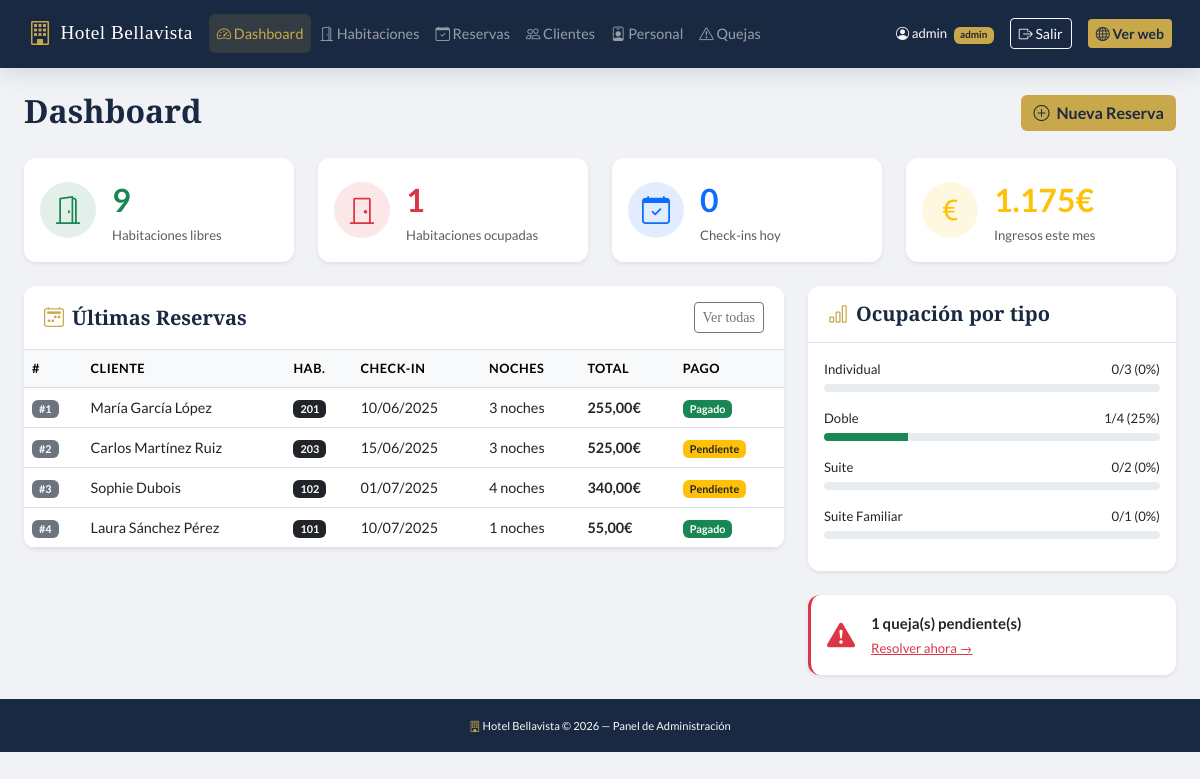
Screenshot of /admin/dashboard.php (signed in) with the database file from the repository.
### tables this page shows
CREATE TABLE `booking` (
  `booking_id`     INT(10) NOT NULL AUTO_INCREMENT,
  `customer_id`    INT(10) NOT NULL,
  `room_id`        INT(10) NOT NULL,
  `booking_date`   TIMESTAMP NOT NULL DEFAULT CURRENT_TIMESTAMP,
  `check_in`       DATE NOT NULL,
  `check_out`      DATE NOT NULL,
  `num_nights`     INT(5) NOT NULL DEFAULT 1,
  `total_price`    DECIMAL(10,2) NOT NULL DEFAULT 0.00,
  `remaining_price` DECIMAL(10,2) NOT NULL DEFAULT 0.00,
  `payment_status` TINYINT(1) NOT NULL DEFAULT 0 COMMENT '0=pendiente, 1=pagado',
  `notes`          TEXT DEFAULT NULL,
  PRIMARY KEY (`booking_id`),
  FOREIGN KEY (`customer_id`) REFERENCES `customer`(`customer_id`),
  FOREIGN KEY (`room_id`) REFERENCES `room`(`room_id`)
);

CREATE TABLE `customer` (
  `customer_id`    INT(10) NOT NULL AUTO_INCREMENT,
  `customer_name`  VARCHAR(100) NOT NULL,
  `email`          VARCHAR(100) NOT NULL,
  `contact_no`     VARCHAR(20) NOT NULL,
  `id_card_type_id` INT(10) NOT NULL,
  `id_card_no`     VARCHAR(30) NOT NULL,
  `address`        VARCHAR(200) NOT NULL,
  `nationality`    VARCHAR(100) DEFAULT 'Española',
  `birth_date`     DATE DEFAULT NULL,
  `created_at`     TIMESTAMP NOT NULL DEFAULT CURRENT_TIMESTAMP,
  PRIMARY KEY (`customer_id`),
  FOREIGN KEY (`id_card_type_id`) REFERENCES `id_card_type`(`id_card_type_id`)
);

CREATE TABLE `room` (
  `room_id`         INT(10) NOT NULL AUTO_INCREMENT,
  `room_type_id`    INT(10) NOT NULL,
  `room_no`         VARCHAR(10) NOT NULL,
  `floor`           INT(5) NOT NULL DEFAULT 1,
  `status`          TINYINT(1) NOT NULL DEFAULT 1 COMMENT '1=disponible, 0=mantenimiento',
  `check_in_status` TINYINT(1) NOT NULL DEFAULT 0 COMMENT '1=ocupada, 0=libre',
  `description`     TEXT DEFAULT NULL,
  PRIMARY KEY (`room_id`),
  UNIQUE KEY `room_no` (`room_no`),
  FOREIGN KEY (`room_type_id`) REFERENCES `room_type`(`room_type_id`)
);

### admin/dashboard.php (the view, shortened to what this page needs)
<?php
$db = getDB();
$stmt = $db->query("SELECT COUNT(*) as total FROM room WHERE status = 1 AND check_in_status = 0");
$habitacionesLibres = $stmt->fetch()['total'];
$stmt = $db->query("SELECT COUNT(*) as total FROM room WHERE check_in_status = 1");
$habitacionesOcupadas = $stmt->fetch()['total'];
$stmt = $db->prepare("SELECT COUNT(*) as total FROM booking WHERE check_in = CURDATE()");
$stmt->execute();
$checkinHoy = $stmt->fetch()['total'];
$stmt = $db->prepare("SELECT COALESCE(SUM(total_price), 0) as total FROM booking WHERE MONTH(booking_date) = MONTH(CURDATE()) AND YEAR(booking_date) = YEAR(CURDATE())");
$stmt->execute();
$ingresosMes = $stmt->fetch()['total'];
$stmt = $db->query("SELECT COUNT(*) as total FROM complaint WHERE resolve_status = 0");
$quejasPendientes = $stmt->fetch()['total'];
$stmt = $db->query("
    SELECT b.booking_id, c.customer_name, r.room_no, b.check_in, b.check_out,
           b.total_price, b.payment_status, b.num_nights
    FROM booking b
    JOIN customer c ON b.customer_id = c.customer_id
    JOIN room r ON b.room_id = r.room_id
    ORDER BY b.booking_date DESC
    LIMIT 5
");
$ultimasReservas = $stmt->fetchAll();
$stmt = $db->query("
    SELECT rt.room_type_name,
           COUNT(r.room_id) as total,
           SUM(r.check_in_status) as ocupadas
    FROM room r
    JOIN room_type rt ON r.room_type_id = rt.room_type_id
    GROUP BY rt.room_type_id, rt.room_type_name
");
$ocupacionTipos = $stmt->fetchAll();
require_once '../includes/header.php';
?>
<div class="d-flex justify-content-between align-items-center mb-4">
    <div>
        <h2 class="font-playfair mb-1">Dashboard</h2>
    </div>
    <div>
        <a href="/hotel/admin/bookings/create.php" class="btn btn-gold">
            <i class="bi bi-plus-circle me-1"></i> Nueva Reserva
        </a>
    </div>
</div>
<div class="row g-4 mb-4">
    <div class="col-12 col-sm-6 col-xl-3">
        <div class="card stat-card border-0 shadow-sm h-100" id="cardLibres">
            <div class="card-body d-flex align-items-center gap-3">
                <div class="stat-icon bg-success-soft rounded-circle">
                    <i class="bi bi-door-open text-success fs-3"></i>
                </div>
                <div>
                    <div class="stat-number text-success fw-bold fs-2"><?= $habitacionesLibres ?></div>
                    <div class="stat-label text-muted small">Habitaciones libres</div>
                </div>
            </div>
        </div>
    </div>
    <div class="col-12 col-sm-6 col-xl-3">
        <div class="card stat-card border-0 shadow-sm h-100">
            <div class="card-body d-flex align-items-center gap-3">
                <div class="stat-icon bg-danger-soft rounded-circle">
                    <i class="bi bi-door-closed text-danger fs-3"></i>
                </div>
                <div>
                    <div class="stat-number text-danger fw-bold fs-2"><?= $habitacionesOcupadas ?></div>
                    <div class="stat-label text-muted small">Habitaciones ocupadas</div>
                </div>
            </div>
        </div>
    </div>
    <div class="col-12 col-sm-6 col-xl-3">
        <div class="card stat-card border-0 shadow-sm h-100">
            <div class="card-body d-flex align-items-center gap-3">
                <div class="stat-icon bg-primary-soft rounded-circle">
                    <i class="bi bi-calendar-check text-primary fs-3"></i>
                </div>
                <div>
                    <div class="stat-number text-primary fw-bold fs-2"><?= $checkinHoy ?></div>
                    <div class="stat-label text-muted small">Check-ins hoy</div>
                </div>
            </div>
        </div>
    </div>
    <div class="col-12 col-sm-6 col-xl-3">
        <div class="card stat-card border-0 shadow-sm h-100">
            <div class="card-body d-flex align-items-center gap-3">
                <div class="stat-icon bg-warning-soft rounded-circle">
                    <i class="bi bi-currency-euro text-warning fs-3"></i>
                </div>
                <div>
                    <div class="stat-number text-warning fw-bold fs-2"><?= number_format($ingresosMes, 0, ',', '.') ?>€</div>
                    <div class="stat-label text-muted small">Ingresos este mes</div>
                </div>
            </div>
        </div>
    </div>
</div>
<div class="row g-4">
    <div class="col-12 col-lg-8">
        <div class="card border-0 shadow-sm">
            <div class="card-header bg-white border-bottom d-flex justify-content-between align-items-center">
                <h5 class="mb-0"><i class="bi bi-calendar2-week text-gold me-2"></i>Últimas Reservas</h5>
                <a href="/hotel/admin/bookings/index.php" class="btn btn-sm btn-outline-secondary">Ver todas</a>
            </div>
            <div class="card-body p-0">
                <div class="table-responsive">
                    <table class="table table-hover mb-0">
                        <thead class="table-light">
                            <tr>
                                <th>#</th>
                                <th>Cliente</th>
                                <th>Hab.</th>
                                <th>Check-in</th>
                                <th>Noches</th>
                                <th>Total</th>
                                <th>Pago</th>
                            </tr>
                        </thead>
                        <tbody>
                            <?php foreach ($ultimasReservas as $r): ?>
                            <tr>
                                <td><span class="badge bg-secondary">#<?= $r['booking_id'] ?></span></td>
                                <td><?= htmlspecialchars($r['customer_name']) ?></td>
                                <td><span class="badge bg-dark"><?= htmlspecialchars($r['room_no']) ?></span></td>
                                <td><?= date('d/m/Y', strtotime($r['check_in'])) ?></td>
                                <td><?= $r['num_nights'] ?> noches</td>
                                <td class="fw-bold"><?= number_format($r['total_price'], 2, ',', '.') ?>€</td>
                                <td>
                                    <?php if ($r['payment_status']): ?>
                                        <span class="badge bg-success">Pagado</span>
                                    <?php else: ?>
                                        <span class="badge bg-warning text-dark">Pendiente</span>
                                    <?php endif; ?>
                                </td>
                            </tr>
                            <?php endforeach; ?>
                        </tbody>
                    </table>
                </div>
            </div>
        </div>
    </div>
    <div class="col-12 col-lg-4">
        <div class="card border-0 shadow-sm mb-4">
            <div class="card-header bg-white border-bottom">
                <h5 class="mb-0"><i class="bi bi-bar-chart text-gold me-2"></i>Ocupación por tipo</h5>
            </div>
            <div class="card-body">
                <?php foreach ($ocupacionTipos as $tipo): ?>
                <?php
                    $pct = $tipo['total'] > 0 ? round(($tipo['ocupadas'] / $tipo['total']) * 100) : 0;
                    $color = $pct >= 80 ? 'danger' : ($pct >= 50 ? 'warning' : 'success');
                ?>
                <div class="mb-3">
                    <div class="d-flex justify-content-between small mb-1">
                        <span><?= htmlspecialchars($tipo['room_type_name']) ?></span>
                        <span><?= $tipo['ocupadas'] ?>/<?= $tipo['total'] ?> (<?= $pct ?>%)</span>
                    </div>
                    <div class="progress" style="height: 8px;">
                        <div class="progress-bar bg-<?= $color ?>" style="width: <?= $pct ?>%"></div>
                    </div>
                </div>
                <?php endforeach; ?>
            </div>
        </div>
        <?php if ($quejasPendientes > 0): ?>
        <div class="card border-0 shadow-sm border-start border-danger border-3">
            <div class="card-body">
                <div class="d-flex align-items-center gap-3">
                    <i class="bi bi-exclamation-triangle-fill text-danger fs-3"></i>
                    <div>
                        <div class="fw-bold"><?= $quejasPendientes ?> queja(s) pendiente(s)</div>
                        <a href="/hotel/admin/complaints/index.php" class="small text-danger">Resolver ahora →</a>
                    </div>
                </div>
            </div>
        </div>
        <?php endif; ?>
    </div>
</div>
<?php require_once '../includes/footer.php'; ?>

### rows the page displays
booking: booking_id "1", customer.customer_name "María García López", room.room_no "201", check_in "10/06/2025", num_nights "3", total_price "255,00", payment_status "Pagado"
booking: booking_id "2", customer.customer_name "Carlos Martínez Ruiz", room.room_no "203", check_in "15/06/2025", num_nights "3", total_price "525,00", payment_status "Pendiente"
booking: booking_id "3", customer.customer_name "Sophie Dubois", room.room_no "102", check_in "01/07/2025", num_nights "4", total_price "340,00", payment_status "Pendiente"
booking: booking_id "4", customer.customer_name "Laura Sánchez Pérez", room.room_no "101", check_in "10/07/2025", num_nights "1", total_price "55,00", payment_status "Pagado"

### other values shown
currentUser() "admin"
$userRole "admin"
$habitacionesLibres "9"
$habitacionesOcupadas "1"
$checkinHoy "0"
$ingresosMes "1.175"
$tipo['room_type_name'] "Individual"
$tipo['ocupadas'] "0"
$tipo['total'] "3"
$pct "0"
$tipo['room_type_name'] "Doble"
$tipo['ocupadas'] "1"
$tipo['total'] "4"
$pct "25"
$tipo['room_type_name'] "Suite"
